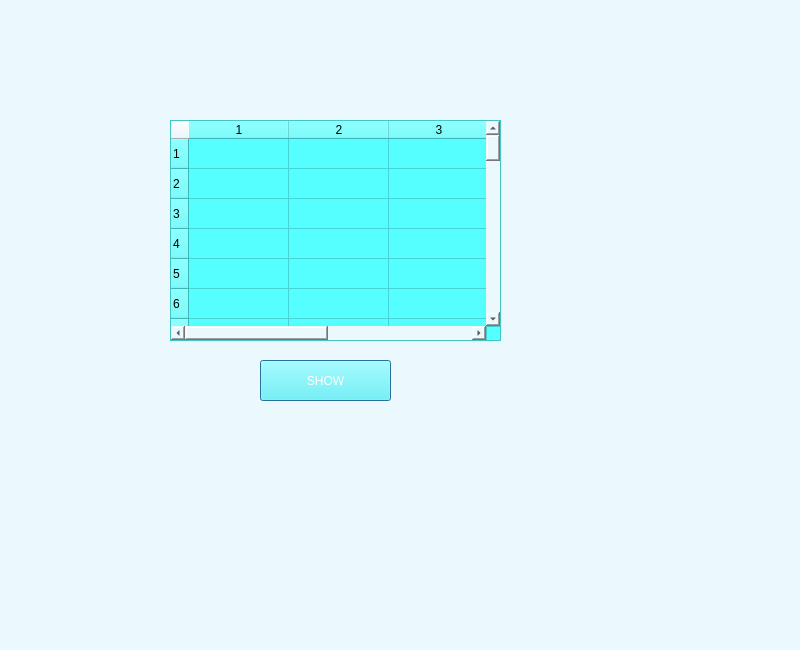
<?xml version="1.0" encoding="UTF-8"?>
<ui version="4.0">
 <class>Dialog</class>
 <widget class="QDialog" name="Dialog">
  <property name="geometry">
   <rect>
    <x>0</x>
    <y>0</y>
    <width>800</width>
    <height>650</height>
   </rect>
  </property>
  <property name="windowTitle">
   <string>Dialog</string>
  </property>
  <property name="styleSheet">
   <string notr="true">background-color: rgb(255, 85, 0);
background-color: rgb(235, 249, 255);</string>
  </property>
  <property name="modal">
   <bool>false</bool>
  </property>
  <widget class="QTableWidget" name="tableWidget">
   <property name="geometry">
    <rect>
     <x>170</x>
     <y>120</y>
     <width>331</width>
     <height>221</height>
    </rect>
   </property>
   <property name="styleSheet">
    <string notr="true">background-color: rgb(85, 255, 127);
background-color: rgb(85, 255, 255);</string>
   </property>
   <property name="rowCount">
    <number>50</number>
   </property>
   <property name="columnCount">
    <number>4</number>
   </property>
   <attribute name="horizontalHeaderHighlightSections">
    <bool>true</bool>
   </attribute>
   <attribute name="verticalHeaderVisible">
    <bool>true</bool>
   </attribute>
   <row/>
   <row/>
   <row/>
   <row/>
   <row/>
   <row/>
   <row/>
   <row/>
   <row/>
   <row/>
   <row/>
   <row/>
   <row/>
   <row/>
   <row/>
   <row/>
   <row/>
   <row/>
   <row/>
   <row/>
   <row/>
   <row/>
   <row/>
   <row/>
   <row/>
   <row/>
   <row/>
   <row/>
   <row/>
   <row/>
   <row/>
   <row/>
   <row/>
   <row/>
   <row/>
   <row/>
   <row/>
   <row/>
   <row/>
   <row/>
   <row/>
   <row/>
   <row/>
   <row/>
   <row/>
   <row/>
   <row/>
   <row/>
   <row/>
   <row/>
   <column/>
   <column/>
   <column/>
   <column/>
   <item row="0" column="0">
    <property name="text">
     <string/>
    </property>
   </item>
  </widget>
  <widget class="QPushButton" name="pushButton">
   <property name="geometry">
    <rect>
     <x>260</x>
     <y>360</y>
     <width>131</width>
     <height>41</height>
    </rect>
   </property>
   <property name="styleSheet">
    <string notr="true">background-color: rgb(85, 255, 0);
color: rgb(85, 0, 0);
background-color: rgb(85, 255, 255);
color: rgb(255, 255, 255);
font: 75 18pt &quot;MS Shell Dlg 2&quot;;</string>
   </property>
   <property name="text">
    <string>SHOW</string>
   </property>
  </widget>
 </widget>
 <resources/>
 <connections/>
</ui>
